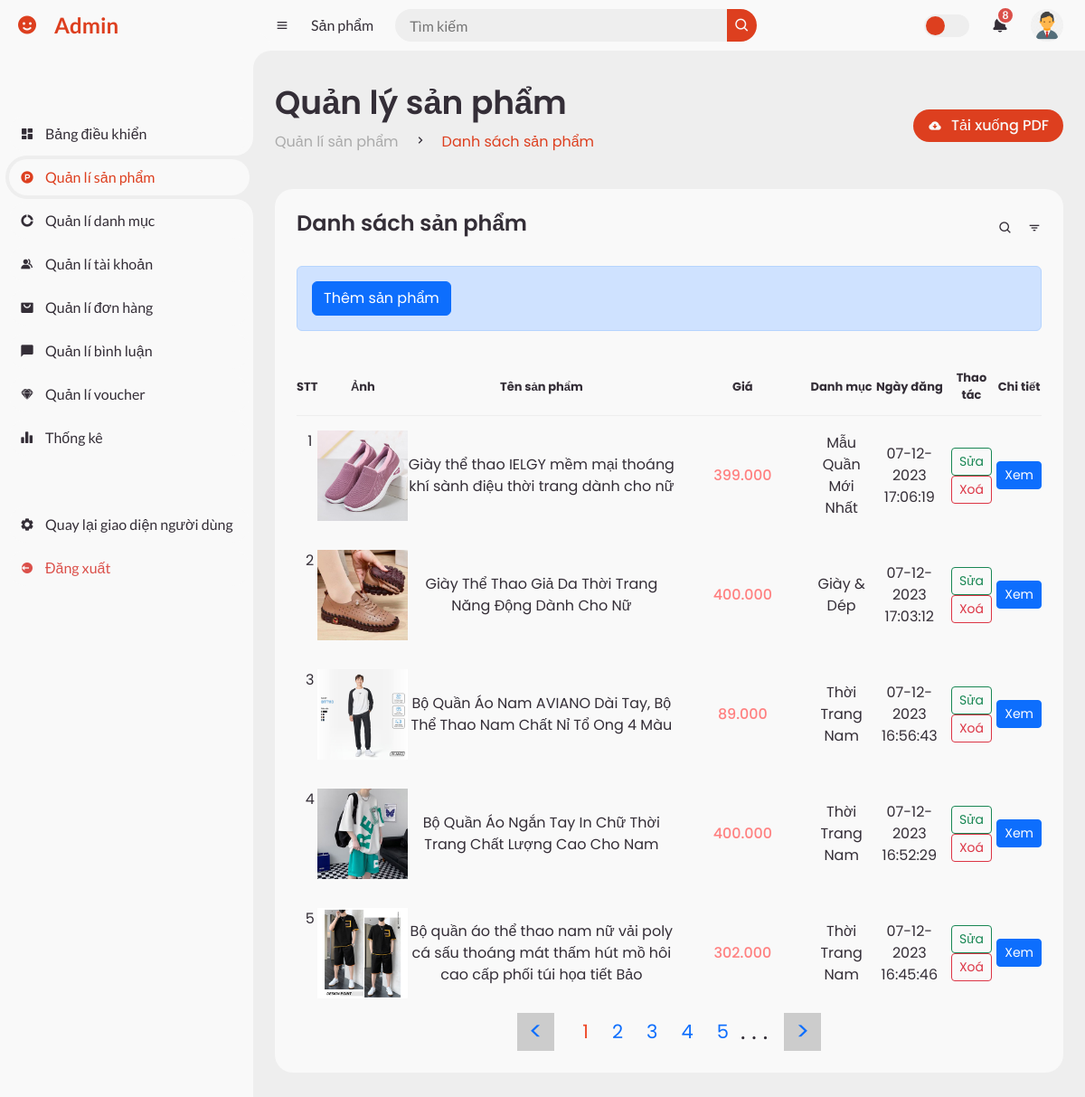
The page /admin/index.php?action=listProduct (signed in) on the database its author committed.
### tables this page shows
CREATE TABLE `users` (
  `user_id` int NOT NULL,
  `first_name` varchar(100) NOT NULL,
  `last_name` varchar(100) NOT NULL,
  `email` varchar(100) NOT NULL,
  `user_image` varchar(255) DEFAULT NULL,
  `password` varchar(100) NOT NULL,
  `phone` varchar(100) DEFAULT NULL,
  `date` date NOT NULL,
  `address` varchar(255) DEFAULT NULL,
  `gender` varchar(10) NOT NULL,
  `role` int NOT NULL DEFAULT '0'
);

CREATE TABLE `products` (
  `product_id` int NOT NULL,
  `product_name` varchar(100) NOT NULL,
  `price` double(10,2) NOT NULL,
  `sale` double(10,2) DEFAULT NULL,
  `images` text,
  `search_count` int NOT NULL DEFAULT '0',
  `product_gender` varchar(20) DEFAULT NULL,
  `description` text NOT NULL,
  `create_at` timestamp NOT NULL DEFAULT CURRENT_TIMESTAMP,
  `category_id` int NOT NULL
);

CREATE TABLE `categories` (
  `category_id` int NOT NULL,
  `category_name` varchar(100) NOT NULL,
  `image_cate` varchar(255) DEFAULT NULL,
  `status_category` varchar(20) NOT NULL DEFAULT 'show'
);

### models/PDO_admin.php (called while the page is built, shortened)
<?php
$conn = null;
try {
    $conn = new PDO('mysql:host=localhost;dbname=vanh-store', 'root', '', [
        PDO::ATTR_ERRMODE => PDO::ERRMODE_EXCEPTION,
        PDO::ATTR_DEFAULT_FETCH_MODE => PDO::FETCH_ASSOC
    ]);
} catch (PDOException $e) {
    echo 'Kết nối thất bại ' . $e->getMessage() . '<br>';
}
function getDataBy($table, $data)
{
    if($data==[]){
        $data=1;
    }else{
        foreach ($data as $key => $value) {
            $data[$key] = $key . "='" . $value . "'";
        }
    }
    $data = implode(" AND ", $data);
    $sql = "SELECT * FROM ${table} WHERE ${data}";
    return query($sql)->fetch();
}
function query($sql)
{
    global $conn;
    $stmt = $conn->prepare($sql);
    $stmt->execute();
    return $stmt;
}

### models/pdo.php (called while the page is built, shortened)
<?php
function pdo_get_connection(){
    $servername = "localhost";
    $username = "root";
    $password = "";
    try {
        $conn = new PDO("mysql:host=$servername;dbname=vanh-store", $username, $password);
        $conn->setAttribute(PDO::ATTR_ERRMODE, PDO::ERRMODE_EXCEPTION);
        return $conn;
    } catch(PDOException $e) {
        echo "Connection failed: " . $e->getMessage();
    }
}
function pdo_query($sql){
    $sql_args=array_slice(func_get_args(),1);
    try{
        $conn=pdo_get_connection();
        $stmt=$conn->prepare($sql);
        $stmt->execute($sql_args);
        $rows=$stmt->fetchAll();
        return $rows;
    }
    catch(PDOException $e){
        throw $e;
    }
    finally{
        unset($conn);
    }
}
?>

### models/adminModel/productModel.php (called while the page is built, shortened)
<?php
    function page_product() {
        $sql = "SELECT * FROM products WHERE 1 ORDER BY product_id DESC";
        $result = pdo_query($sql);
        return $result;
    }
    function listProduct($begin) {
        $sql = "SELECT
                    products.product_id,
                    products.product_name,
                    products.price,
                    products.sale,
                    products.images,
                    products.product_gender,
                    products.create_at,
                    products.category_id,
                    categories.category_id,
                    categories.category_name
                FROM
                    products
                INNER JOIN
                    categories ON products.category_id = categories.category_id WHERE 1 ORDER BY products.product_id DESC LIMIT $begin,5;
                ";
        $result = pdo_query($sql);
        return $result;
    }
?>

### admin/product/listProduct.php (the view, shortened to what this page needs)
<section id="content">
    <nav>
        <i class='bx bx-menu'></i>
        <a href="#" class="nav-link">Sản phẩm</a>
        <form action="#">
            <div class="form-input">
                <input type="search" placeholder="Tìm kiếm">
                <button type="submit" class="search-btn"><i class='bx bx-search'></i></button>
            </div>
        </form>
        <label for="switch-mode" class="switch-mode"></label>
        <a href="#" class="notification">
            <i class='bx bxs-bell'></i>
            <span class="num">8</span>
        </a>
        <a href="#" class="profile">
            <img src="../public/upload/image/user/<?= $user['user_image'] ?>">
        </a>
    </nav>
    <main>
        <div class="head-title">
            <div class="left">
                <h1>Quản lý sản phẩm</h1>
                <ul class="breadcrumb">
                    <li>
                        <a href="#">Quản lí sản phẩm</a>
                    </li>
                    <li><i class='bx bx-chevron-right'></i></li>
                    <li>
                        <a class="active" href="#">Danh sách sản phẩm</a>
                    </li>
                </ul>
            </div>
            <a href="#" class="btn-download">
                <i class='bx bxs-cloud-download'></i>
                <span class="text">Tải xuống PDF</span>
            </a>
        </div>
        <div class="table-data">
            <div class="order">
                <div class="head">
                    <h3>Danh sách sản phẩm</h3>
                    <i class='bx bx-search'></i>
                    <i class='bx bx-filter'></i>
                </div>
                <div class="alert alert-primary add__btn__click">
                    <a class="btn btn-primary w100hz" href="index.php?action=addProduct">Thêm sản phẩm</a>
                </div>
                <table class="tbl__tab">
                    <thead>
                        <tr class="tr_th">
                            <th>STT</th>
                            <th>Ảnh</th>
                            <th>Tên sản phẩm</th>
                            <th>Giá</th>
                            <th>Danh mục</th>
                            <th>Ngày đăng</th>
                            <th>Thao tác</th>
                            <th>Chi tiết</th>
                        </tr>
                    </thead>
                    <tbody>
                        <?php
                            foreach($listProduct as $keysanpham => $valueSanpham) {
                                ?>
                                    <tr class="tr_td">
                                        <td><?= $keysanpham + 1 ?></td>
                                        <td class="img__productadd">
                                            <img src="../public/upload/image/product/<?= explode(",", $valueSanpham['images'])[0] ?>" alt="">
                                        </td>
                                        <td class="name__product__admin"><?= $valueSanpham['product_name'] ?></td>
                                        <td class="name__product__admin" style="color: #ff8080;font-weight: 500;width: 150px!important;"><?= number_format($valueSanpham['price'], 0,",",".") ?></td>
                                        <td><?= $valueSanpham['category_name'] ?></td>
                                        <td><?= date("d-m-Y H:i:s", strtotime($valueSanpham['create_at'])) ?></td>
                                        <td>
                                            <a class="btn btn-outline-success btn-sm" href="index.php?action=editProduct&id_product=<?= $valueSanpham['product_id'] ?>">Sửa</a>
                                            <a class="btn btn-outline-danger btn-sm" data-bs-toggle="modal" data-bs-target="#exampleModal<?= $valueSanpham['product_id'] ?>">Xoá</a>
                                        </td>
                                        <td>
                                            <a class="btn btn-primary btn-sm" href="../index.php?action=chi-tiet-sanpham&detail_product=<?=$valueSanpham['product_id']?>">Xem</a>
                                        </td>
                                    </tr>
                                <?php
                            }
                        ?>
                    </tbody>
                </table>
                <div class="flex_page">
                    <a class="click_right" href="index.php?action=listProduct&product_page=<?= $product_page - 1 == 0 ? $product_page : $product_page - 1 ?>"><</a>
                    <?php
                        for ($i = 1; $i <= min(5, $countTrang); $i++) {
                            ?>
                                <a class="page__i" style="color: <?= $product_page == $i ? "#ee4d2d" : "" ?>;" href="index.php?action=listProduct&product_page=<?= $i ?>"><?= $i ?></a>
                            <?php
                        }
                        if($i > 5) {
                            ?>
                                <span style="font-size: 26px;">. . .</span>
                            <?php
                        }
                    ?>
                    <a class="click_left" href="index.php?action=listProduct&product_page=<?= $product_page + 1 <= $countTrang ? $product_page + 1 : $product_page ?>">></a>
                </div>
            </div>
        </div>
    </main>
</section>

### admin/partitions/header.php (shortened to what this page needs)
<!DOCTYPE html>
<html lang="en">
<head>
    <link rel="stylesheet" href="../public/css/bootstrap.css">
    <link href='https://unpkg.com/boxicons@2.0.9/css/boxicons.min.css' rel='stylesheet'>
    <link rel="stylesheet" href="../public/css/fontawesome.css">
    <link rel="stylesheet" href="../public/css/admin.css">
    <link rel="stylesheet" href="../public/css/adminDetail.css">
    <link rel="stylesheet" href="../css/loadding.css">
</head>
<body>

### admin/partitions/sideBar.php
<section id="sidebar" class="">
    <a href="#" class="brand logo__admin">
        <i class='bx bxs-smile'></i>
        <span class="text">Admin</span>
    </a>
    <ul style="padding-left: 0" class="side-menu top">
        <li class="<?=$action=='dashboard' ?'active':''?>">
            <a href="index.php?action=dashboard">
                <i class='bx bxs-dashboard' ></i>
                <span class="text">Bảng điều khiển</span>
            </a>
        </li>
        <li class="<?=$action=='listProduct'|| $action=='addProduct' || $action=='editProduct' ?'active':''?>">
            <a href="index.php?action=listProduct">
                <i class='bx bxl-product-hunt'></i>
                <span class="text">Quản lí sản phẩm</span>
            </a>
        </li>
        <li class="<?=$action=='listCategory' || $action=='addCategory' || $action=='editCategory' ?'active':''?>">
            <a href="index.php?action=listCategory">
                <i class='bx bxs-doughnut-chart'></i>
                <span class="text">Quản lí danh mục</span>
            </a>
        </li>
        <li class="<?=$action=='listCustomer' || $action=='addCustomer' || $action=='editCustomer' ?'active':''?>">
            <a href="index.php?action=listCustomer">
                <i class='bx bxs-group' ></i>
                <span class="text">Quản lí tài khoản</span>
            </a>
        </li>
        <li class="<?=$action=='listOrder' || $action=='listOrder_detail' ?'active':''?>">
            <a href="index.php?action=listOrder">
                <i class='bx bxs-shopping-bag-alt'></i>
                <span class="text">Quản lí đơn hàng</span>
            </a>
        </li>
        <li class="<?=$action=='listComment' || $action == 'listComment_statistical' ?'active':''?>">
            <a href="index.php?action=listComment_statistical">
                <i class='bx bxs-comment'></i>
                <span class="text">Quản lí bình luận</span>
            </a>
        </li>
        <li class="<?=$action=='listVoucher' || $action=='addVoucher' || $action=='editVoucher' ?'active':''?>">
            <a href="index.php?action=listVoucher">
                <i class='bx bxl-sketch'></i>
                <span class="text">Quản lí voucher</span>
            </a>
        </li>
        <li class="<?=$action=='statistical'?'active':''?>">
            <a href="index.php?action=statistical">
                <i class='bx bxs-bar-chart-alt-2'></i>
                <span class="text">Thống kê</span>
            </a>
        </li>
    </ul>
    <ul class="side-menu px-0">
        <li>
            <a href="../index.php">
                <i class='bx bxs-cog' ></i>
                <span class="text">Quay lại giao diện người dùng</span>
            </a>
        </li>
        <li>
            <a href="../index.php?action=logout" class="logout">
                <i class='bx bxs-log-out-circle' ></i>
                <span class="text">Đăng xuất</span>
            </a>
        </li>
    </ul>
</section>

### admin/index.php (shortened to what this page needs)
<?php
include '../models/pdo.php';
include '../models/PDO_admin.php';
include '../models/adminModel/productModel.php';
$action = $_GET['action'] ?? 'dashboard';
include 'partitions/header.php';
include 'partitions/sideBar.php';
$userID = $_SESSION['user_id'] ?? 0;
$user = getDataBy('users',['user_id'=>$userID]);
switch ($action) {
    case 'listProduct':
        if(isset($_GET['product_page']) && ($_GET['product_page'] > 0)) {
            $product_page = $_GET['product_page'];
        } else {
            $product_page = 1;
        }
        if($product_page == "" || $product_page == 1) {
            $begin = 0;
        } else {
            $begin = ($product_page - 1) * 5;
        }
        $listPageProduct = page_product();
        $listProduct = listProduct($begin);
        $count = count($listPageProduct);
        $countTrang = ceil($count / 5);
        include 'product/listProduct.php';
        break;
}
include 'partitions/footer.php';

### admin/partitions/footer.php (shortened to what this page needs)
</body>
</html>

### public/css/adminDetail.css (style rules this page uses)
:root { --nc-cl-hd: #cc3b1e; --nc-cl-hd2-dost: #dd3f1f; --nc-bg-bd: #ee4d2d; }
.img__productadd img { width: 100px !important; height: 100px !important; border-radius: 0 !important; }
.add__btn__click { margin-bottom: 42px !important; }
.logo__admin { color: var(--nc-cl-hd2-dost) !important; }
#content nav form .form-input button { background-color: var(--nc-cl-hd2-dost); }
#content nav .switch-mode::before { background-color: var(--nc-cl-hd2-dost); }
#content main .head-title .left .breadcrumb li a.active { color: var(--nc-cl-hd2-dost) !important; }
#content main .head-title .btn-download { background-color: var(--nc-cl-hd2-dost); }
#sidebar .side-menu.top li.active a { color: var(--nc-cl-hd2-dost) !important; }
.tr_th th { text-align: center !important; }
.tr_td td { text-align: center !important; }
#content main .table-data .order table tr td:first-child { display: block; align-items: center; grid-gap: 12px; padding-left: 6px; }
.name__product__admin { width: 295px !important; }

### rows shown on the page
users: user_image (picture)
products: shows a picture, product_name "Giày thể thao IELGY mềm mại thoáng khí sành điệu thời trang dành cho nữ", price "399.000", category.category_name "Mẫu Quần Mới Nhất", create_at "07-12-2023 17:06:19"
products: shows a picture, product_name "Giày Thể Thao Giả Da Thời Trang Năng Động Dành Cho Nữ", price "400.000", category.category_name "Giày & Dép", create_at "07-12-2023 17:03:12"
products: shows a picture, product_name "Bộ Quần Áo Nam AVIANO Dài Tay, Bộ Thể Thao Nam Chất Nỉ Tổ Ong 4 Màu", price "89.000", category.category_name "Thời Trang Nam", create_at "07-12-2023 16:56:43"
products: shows a picture, product_name "Bộ Quần Áo Ngắn Tay In Chữ Thời Trang Chất Lượng Cao Cho Nam", price "400.000", category.category_name "Thời Trang Nam", create_at "07-12-2023 16:52:29"
products: shows a picture, product_name "Bộ quần áo thể thao nam nữ vải poly cá sấu thoáng mát thấm hút mồ hôi cao cấp phối túi họa tiết Bảo", price "302.000", category.category_name "Thời Trang Nam", create_at "07-12-2023 16:45:46"
